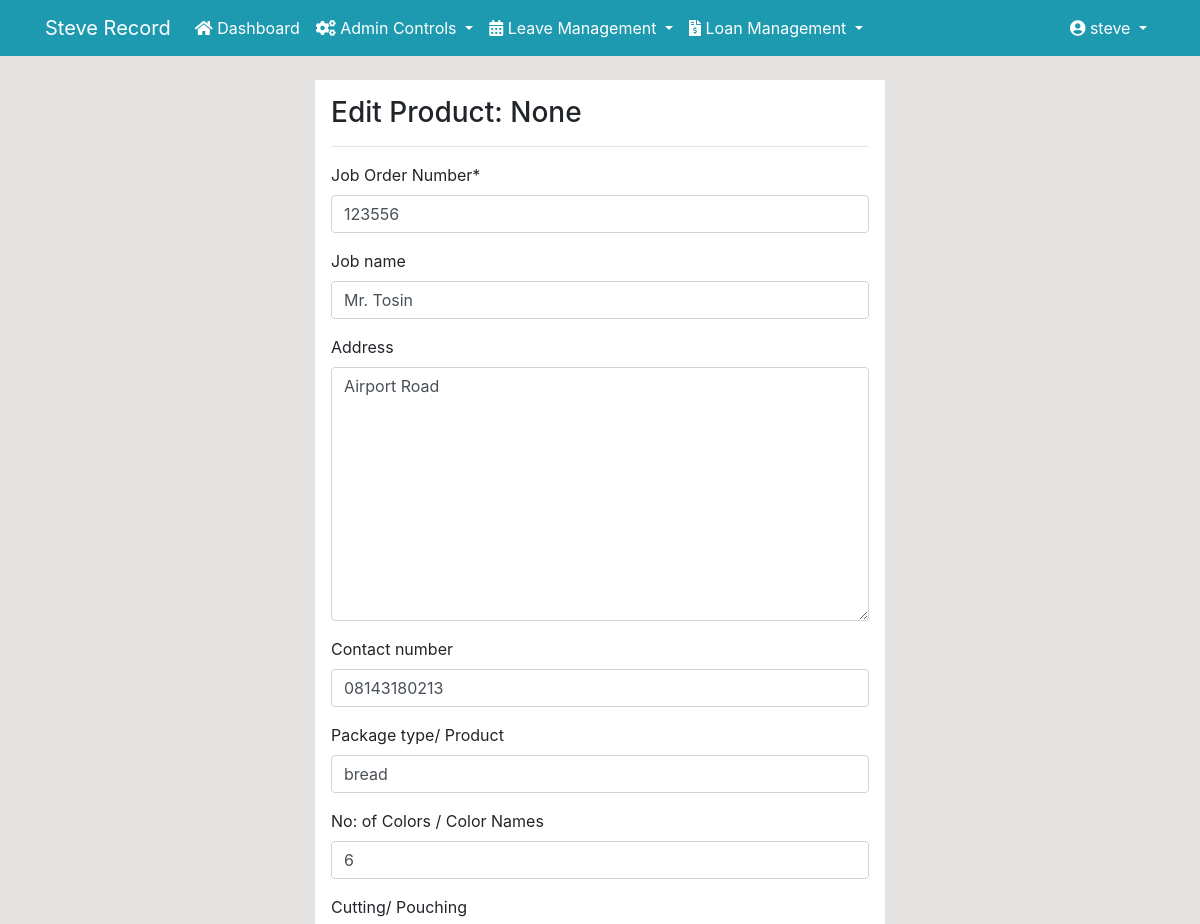
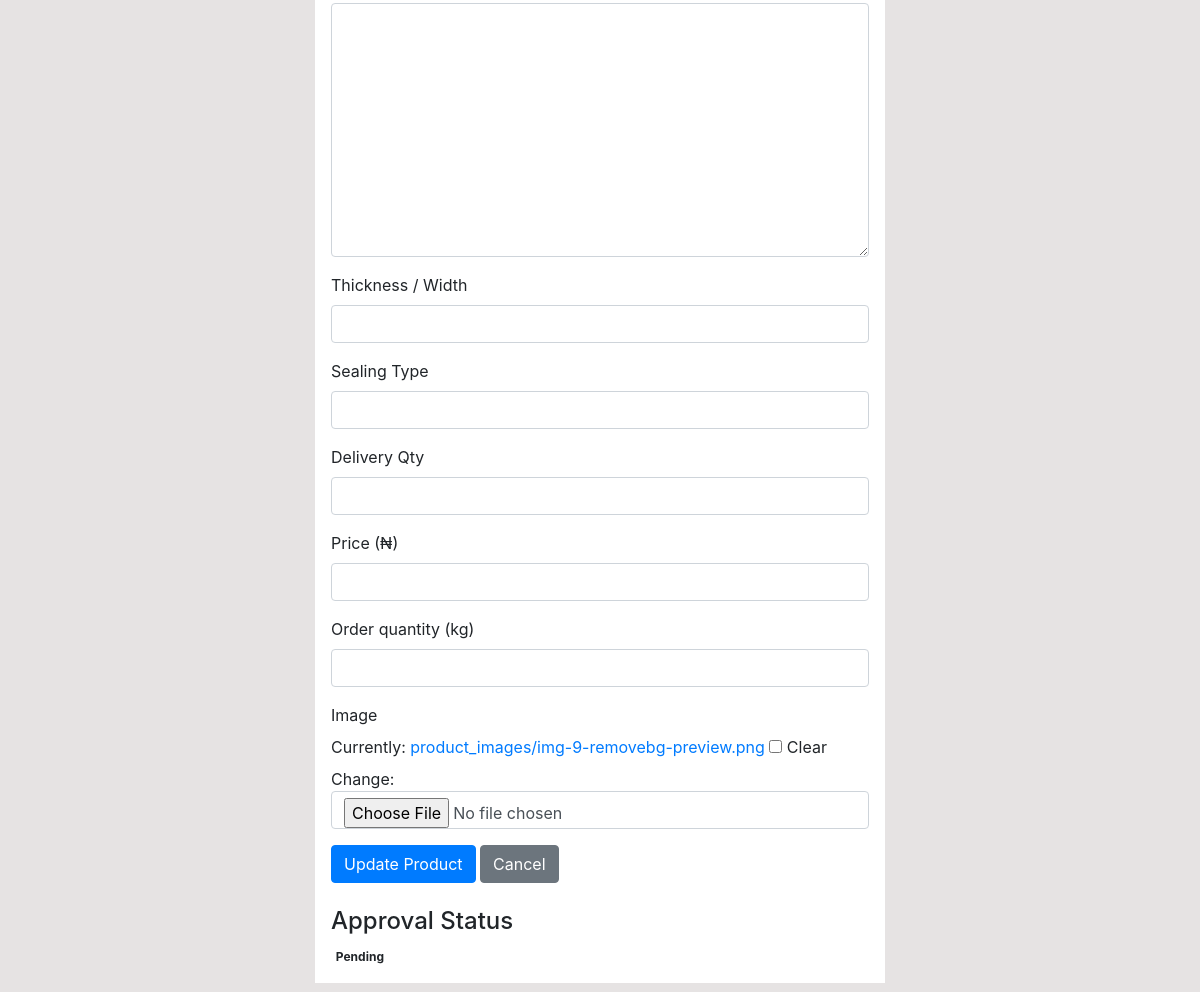
Page /products/edit/45/ (signed in) on the committed database (2 pictures, top to bottom).
### dashboard/models.py (models this page shows, shortened)
class Product(models.Model):
    name = models.CharField(max_length=100, null=True)
    category = models.CharField(choices=CATEGORY, max_length=50, null=True)
    job_order = models.CharField(max_length=50, unique=True, default=generate_job_order)
    submission_id = models.CharField(max_length=50, null=True, blank=True, default=generate_submission_id)
    organization_name = models.CharField(max_length=200, null=True, blank=True)
    address = models.TextField(null=True, blank=True)
    contact_number = models.CharField(max_length=20, null=True, blank=True)
    print_product = models.CharField(max_length=100, null=True, blank=True)
    colors = models.CharField(max_length=100, null=True, blank=True)
    order_info = models.TextField(null=True, blank=True)
    size = models.CharField(max_length=50, null=True, blank=True)
    micron = models.CharField(max_length=50, null=True, blank=True)
    job_title = models.CharField(max_length=100, null=True, blank=True)
    image = models.ImageField(upload_to='product_images/', null=True, blank=True)
    price = models.DecimalField(max_digits=10, decimal_places=2, null=True, blank=True)
    quantity = models.PositiveIntegerField(null=True)
    order_quantity = models.PositiveIntegerField(null=True, blank=True)
    total = models.DecimalField(max_digits=10, decimal_places=2, null=True, blank=True)
    date_created = models.DateTimeField(default=timezone.now)
    estimated_delivery_date = models.DateField(null=True, blank=True)
    actual_delivery_date = models.DateField(null=True, blank=True)
    cycle_time = models.DurationField(null=True, blank=True)
    production_status_date = models.DateTimeField(auto_now=True)
    APPROVAL_CHOICES = (
        ('pending', 'Pending'),
        ('approved', 'Approved'),
        ('rejected', 'Rejected'),
    )
    approval_status = models.CharField(max_length=10, choices=APPROVAL_CHOICES, default='pending')
    production_status = models.TextField(null=True, blank=True)
    created_by = models.ForeignKey(User, on_delete=models.SET_NULL, null=True, blank=True, related_name='created_products')
    approved_by = models.ForeignKey(User, on_delete=models.SET_NULL, null=True, blank=True, related_name='approved_products')
    updated_by = models.ForeignKey(User, on_delete=models.SET_NULL, null=True, related_name='product_updates')
    class Meta:
        ordering = ['-date_created']
        permissions = [
            ("can_approve_jobs", "Can approve job orders"),
            ("can_view_all_jobs", "Can view all job orders"),
            ("can_export_jobs", "Can export job orders"),
            ("can_manage_production", "Can manage production status"),
            ("view_dashboard", "Can view dashboard"),
            ("manage_leave", "Can manage leave requests"),
            ("can_export_products", "Can export products"),
            ("can_export_leaves", "Can export leaves"),
        ]

### dashboard/views.py (the view)
# urls.py: path('products/edit/<int:pk>/', views.product_edit, name='dashboard-products-edit'),
@login_required
@permission_required('dashboard.change_product', raise_exception=True)
def product_edit(request, pk):
    item = get_object_or_404(Product, id=pk)
    if request.method == 'POST':
        form = ProductForm(request.POST, instance=item)
        if form.is_valid():
            form.save()
            return redirect('dashboard-products')
    else:
        form = ProductForm(instance=item)
    context = {
        'form': form,
        'item': item,
        'approval_status': item.approval_status,
    }
    return render(request, 'dashboard/products_edit.html', context)

### templates/dashboard/products_edit.html (shortened to what this page needs)
{% extends 'partials/base.html' %}
{% load crispy_forms_tags %}
{% block content %}
<div class="row my-4">
    <div class="col-md-6 offset-md-3 p-3 bg-white">
        <h3>Edit Product: {{ form.instance.name }}</h3>
        <hr>
        <form method="POST">
            {{ form|crispy }}
            <div class="mt-3">
                <input class="btn btn-primary" type="submit" value="Update Product">
                <a href="{% url 'dashboard-products' %}" class="btn btn-secondary">Cancel</a>
            </div>
        </form>
        <div class="mt-4">
            <h4>Approval Status</h4>
            <div id="approval-buttons-{{ form.instance.id }}">
                {% if user.is_staff %}
                    {% if form.instance.approval_status %}
                        <span class="badge badge-{{ form.instance.approval_status|lower }}">{{ form.instance.approval_status|title }}</span>
                    {% endif %}
                {% else %}
                    {{ form.instance.get_approval_status_display }}
                {% endif %}
            </div>
        </div>
    </div>
</div>
{% endblock %}

### templates/partials/nav.html (shortened to what this page needs)
<nav class="navbar navbar-expand-lg navbar-light" style="background-color: #1E9AB0;">
    <div class="container">
        {% if user.is_authenticated %}
        <a class="navbar-brand text-white" href="{% url 'dashboard-index' %}">Steve Record</a>
        <div class="collapse navbar-collapse" id="navbarSupportedContent">
            <ul class="navbar-nav mr-auto">
                <li class="nav-item active">
                    <a class="nav-link text-white" href="{% url 'dashboard-index' %}">
                        <i class="fas fa-home"></i> Dashboard
                    </a>
                </li>
                {% if request.user.is_superuser or 'Admin' in request.user.groups.all|stringformat:'s' %}
                <li class="nav-item dropdown">
                    <a class="nav-link dropdown-toggle text-white" href="#" id="adminDropdown" role="button"
                       data-toggle="dropdown" aria-haspopup="true" aria-expanded="false">
                        <i class="fas fa-cogs"></i> Admin Controls
                    </a>
                </li>
                {% endif %}
                <li class="nav-item dropdown">
                    <a class="nav-link dropdown-toggle text-white" href="#" id="leaveDropdown" role="button"
                       data-toggle="dropdown" aria-haspopup="true" aria-expanded="false">
                        <i class="fas fa-calendar-alt"></i> Leave Management
                    </a>
                </li>
                <li class="nav-item dropdown">
                    <a class="nav-link dropdown-toggle text-white" href="#" id="loanDropdown" role="button"
                       data-toggle="dropdown" aria-haspopup="true" aria-expanded="false">
                        <i class="fas fa-file-invoice-dollar"></i> Loan Management
                    </a>
                </li>
            </ul>
            <ul class="navbar-nav ml-auto">
                <li class="nav-item dropdown">
                    <a class="nav-link dropdown-toggle text-white" href="#" id="userDropdown" role="button"
                       data-toggle="dropdown" aria-haspopup="true" aria-expanded="false">
                        <i class="fas fa-user-circle"></i> {{ user.username }}
                    </a>
                </li>
            </ul>
        {% endif %}
        </div>
    </div>
</nav>

### static/style.css (style rules this page uses)
body { background: rgb(230, 227, 227); }

### rows in the picture
Product: instance.name "None", job_order "123556", organization_name "Mr. Tosin", address "Airport Road", contact_number "08143180213", print_product "bread", colors "6", instance.approval_status "Pending"

### other values in the picture
{{ user.username }} "steve"
